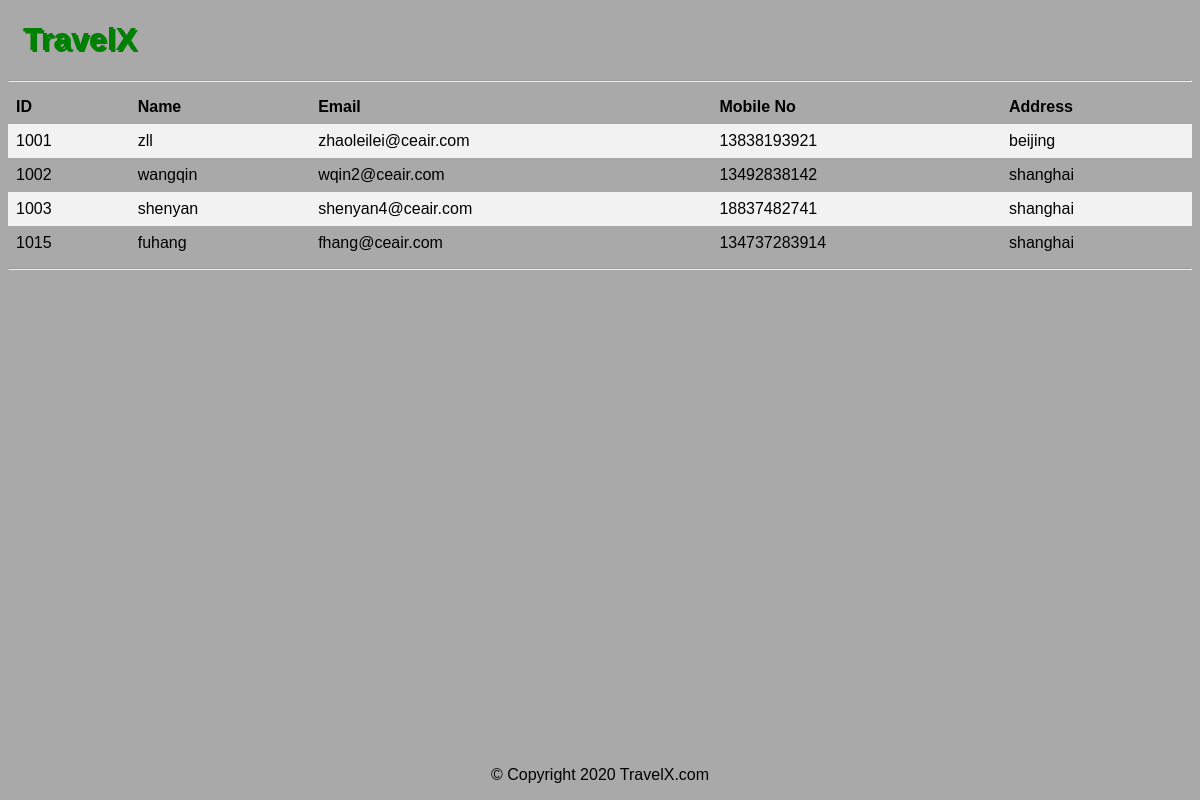
The app's page /viewUser.php with its own data.
### tables this page shows
CREATE TABLE `user` (
  `user_ID` int(20) NOT NULL,
  `user_Name` varchar(30) NOT NULL,
  `user_email_ID` varchar(35) NOT NULL,
  `mobile_No` varchar(30) NOT NULL,
  `user_Address` varchar(50) NOT NULL,
  `user_Password` varchar(20) NOT NULL,
  `role` varchar(40) NOT NULL
);

### db_connection/connection_viewUser.php (the view, shortened to what this page needs)
<?php
	$servername = "localhost";
$username = "root";
$password = "";
$dbname = "otms";
$conn = new mysqli($servername, $username, $password, $dbname);
$sql= "SELECT * from user";
$result = $conn-> query($sql);
if ($result->num_rows > 0) {
while($row = $result->fetch_assoc()) {
echo "<tr><td>" . $row["user_ID"]. "</td><td>" . $row["user_Name"] . "</td><td>" . $row["user_email_ID"]. "</td><td>" . $row["mobile_No"]. "</td><td>" . $row["user_Address"]. "</td></tr>";
}
echo "</table>";
} else { echo "0 results"; }
?>

### viewUser.php (shortened to what this page needs)
<!DOCTYPE html>
<html>
<head>
    <link rel="stylesheet" type="text/css" href="stylesheets/mystyle.css">
</head>
<body>
	<div>
		<header><h1>TravelX</h1>
			<hr>
		</header>
		<table>
			<tr>
			<th>ID</th>
			<th>Name</th>
			<th>Email</th>
			<th>Mobile No</th>
			<th>Address</th>
			</tr>
			<?php include 'db_connection\connection_viewUser.php';?>
		<hr>
		</div>
<div class="footer">
  <p>&copy; Copyright 2020 TravelX.com </p>
</div>
</body>
</html>

### stylesheets/mystyle.css (style rules this page uses)
body { background-color: #A9A9A9; }
h1 { font-family: sans-serif; color: #008000; margin-left: 15px; text-shadow: 2px 2px; }
.footer { position: fixed; left: 0; bottom: 0; width: 100%; text-align: center; font-family: sans-serif; }
table { border-collapse: collapse; width: 100%; }
th, td { font-family: sans-serif; text-align: left; padding: 8px; }
tr:nth-child(even) { background-color: #f2f2f2; }

### records on screen
user: user_ID "1001", user_Name "zll", user_email_ID "zhaoleilei@ceair.com", mobile_No "13838193921", user_Address "beijing"
user: user_ID "1002", user_Name "wangqin", user_email_ID "wqin2@ceair.com", mobile_No "13492838142", user_Address "shanghai"
user: user_ID "1003", user_Name "shenyan", user_email_ID "shenyan4@ceair.com", mobile_No "18837482741", user_Address "shanghai"
user: user_ID "1015", user_Name "fuhang", user_email_ID "fhang@ceair.com", mobile_No "134737283914", user_Address "shanghai"
